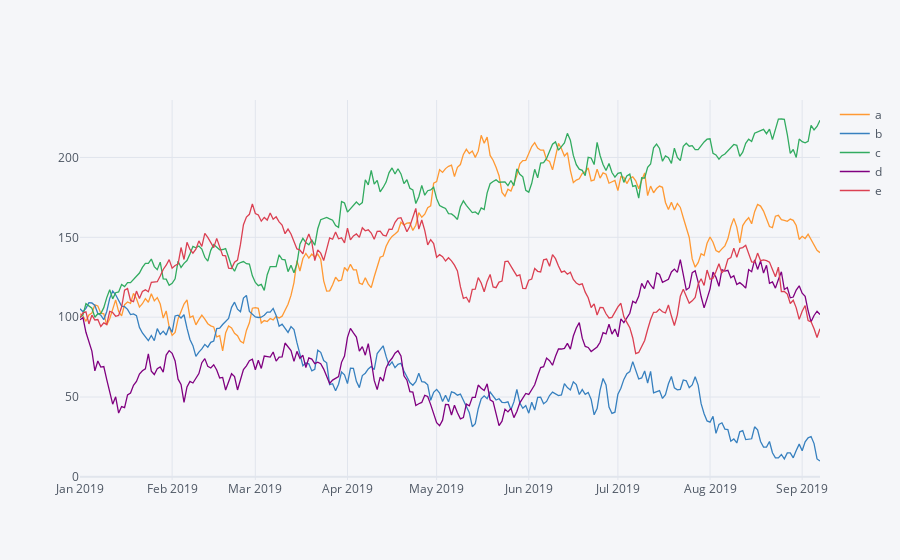

Notebook cell for this chart:
### Code cell
df.iplot()

### Figure 1 — Plotly figure (JSON) as saved in the notebook; plotly's stock layout.template omitted (floating-point values rounded to 4 significant figures; data arrays with more than 128 entries replaced by an {"elided": "..."} marker saying what was removed)
{"data": [{"line": {"color": "rgba(255, 153, 51, 1.0)", "dash": "solid", "shape": "linear", "width": 1.3}, "mode": "lines", "name": "a", "text": "", "type": "scatter", "x": {"elided": "250 str values"}, "y": {"elided": "250 float values"}}, {"line": {"color": "rgba(55, 128, 191, 1.0)", "dash": "solid", "shape": "linear", "width": 1.3}, "mode": "lines", "name": "b", "text": "", "type": "scatter", "x": {"elided": "250 str values"}, "y": {"elided": "250 float values"}}, {"line": {"color": "rgba(50, 171, 96, 1.0)", "dash": "solid", "shape": "linear", "width": 1.3}, "mode": "lines", "name": "c", "text": "", "type": "scatter", "x": {"elided": "250 str values"}, "y": {"elided": "250 float values"}}, {"line": {"color": "rgba(128, 0, 128, 1.0)", "dash": "solid", "shape": "linear", "width": 1.3}, "mode": "lines", "name": "d", "text": "", "type": "scatter", "x": {"elided": "250 str values"}, "y": {"elided": "250 float values"}}, {"line": {"color": "rgba(219, 64, 82, 1.0)", "dash": "solid", "shape": "linear", "width": 1.3}, "mode": "lines", "name": "e", "text": "", "type": "scatter", "x": {"elided": "250 str values"}, "y": {"elided": "250 float values"}}], "layout": {"autosize": true, "legend": {"bgcolor": "#F5F6F9", "font": {"color": "#4D5663"}}, "paper_bgcolor": "#F5F6F9", "plot_bgcolor": "#F5F6F9", "title": {"font": {"color": "#4D5663"}}, "xaxis": {"autorange": true, "gridcolor": "#E1E5ED", "range": ["2019-01-01", "2019-09-07"], "showgrid": true, "tickfont": {"color": "#4D5663"}, "title": {"font": {"color": "#4D5663"}, "text": ""}, "type": "date", "zerolinecolor": "#E1E5ED"}, "yaxis": {"autorange": true, "gridcolor": "#E1E5ED", "range": [-1.971, 236.0], "showgrid": true, "tickfont": {"color": "#4D5663"}, "title": {"font": {"color": "#4D5663"}, "text": ""}, "type": "linear", "zerolinecolor": "#E1E5ED"}}}
